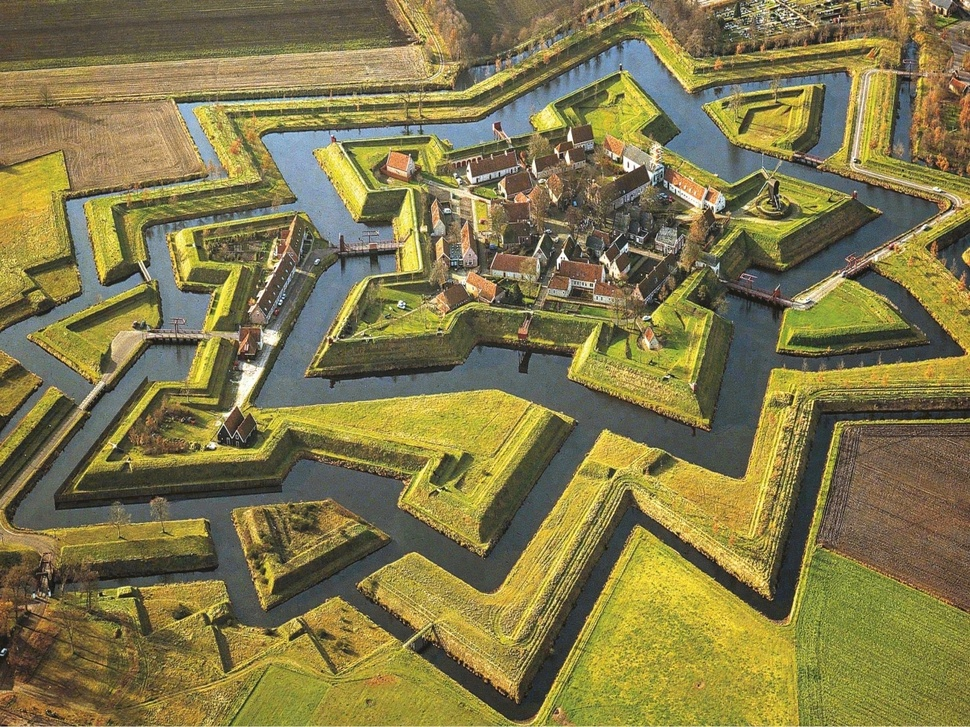
#> input picture DWT-DCT-SVD/vk.jpg, 970 x 727 px, shrunk from 1280 x 960 before the run, found by its file name
$ python split.py
#> lines starting #> are read from the running program, lines starting #| are printed output that depends on the picture
# source DISCRETE/bin/activate

from PIL import Image
import numpy as np

im = np.array(Image.open('img/vk.jpg'))
#> im is the input picture: shape (727, 970, 3); mean R, G, B 130.3, 121.3, 74.1

im_R = im.copy()
im_R[:, :, (1, 2)] = 0
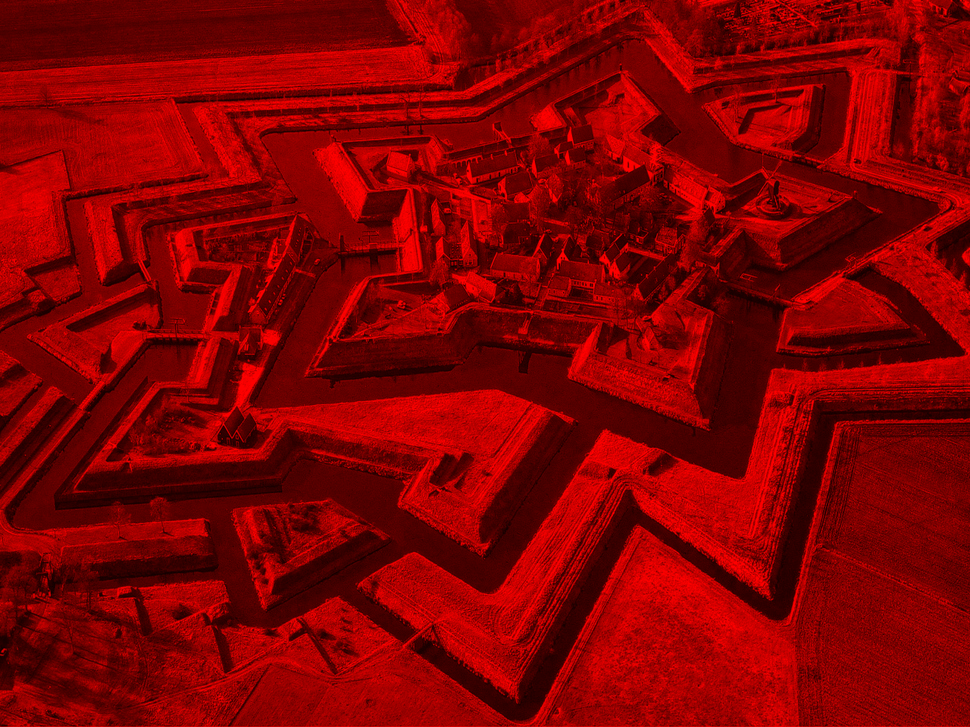
#> im_R: shape (727, 970, 3); mean R, G, B 130.3, 0, 0
im_G = im.copy()
im_G[:, :, (0, 2)] = 0
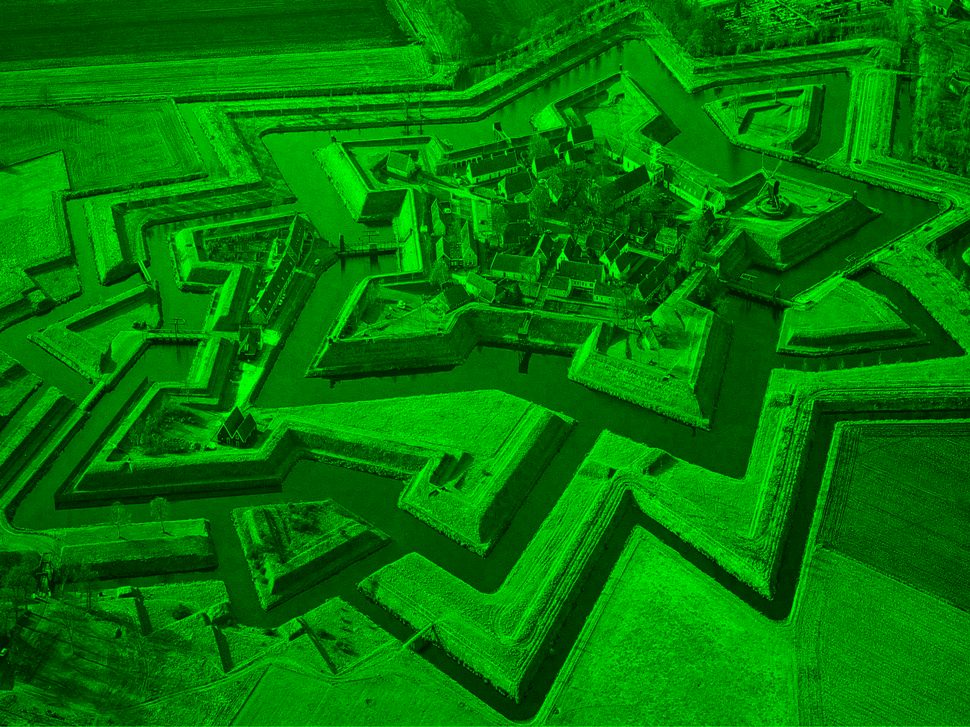
#> im_G: shape (727, 970, 3); mean R, G, B 0, 121.3, 0
im_B = im.copy()
im_B[:, :, (0, 1)] = 0
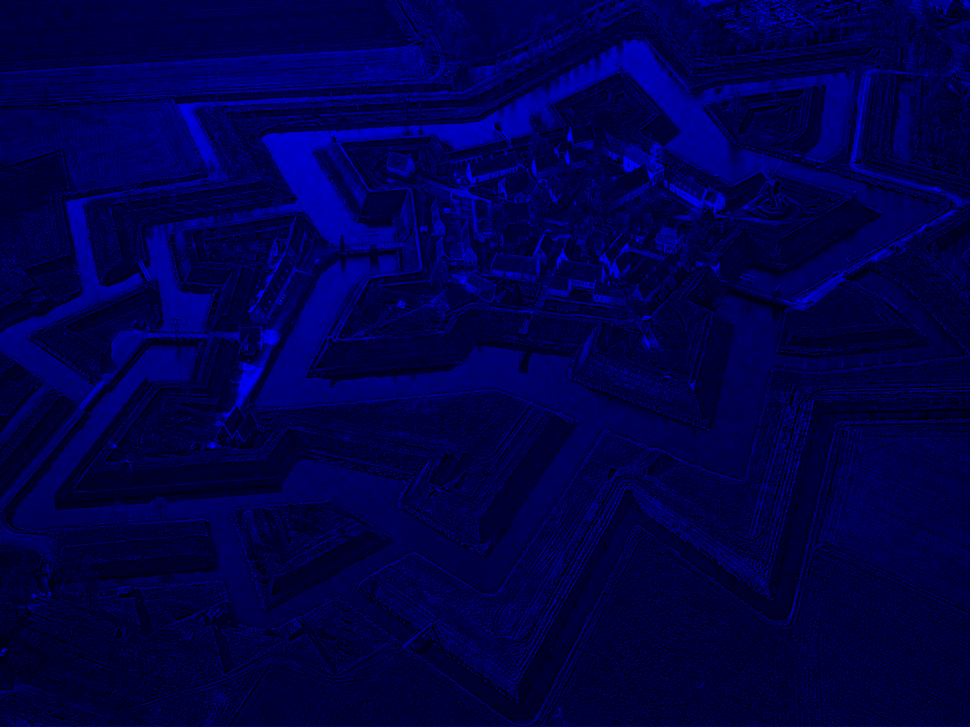
#> im_B: shape (727, 970, 3); mean R, G, B 0, 0, 74.1

im_RGB = np.concatenate((im_R, im_G, im_B), axis=1)
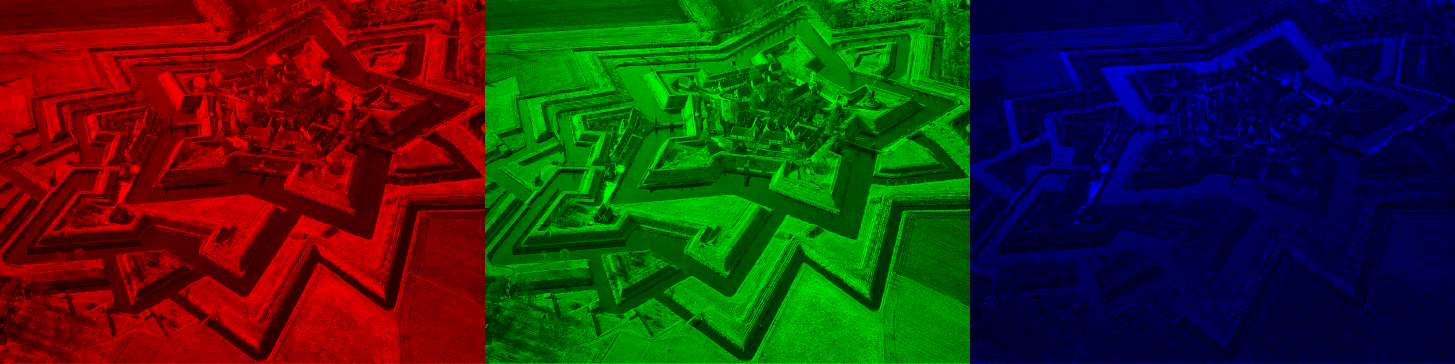
#> im_RGB: shape (727, 2910, 3) (shown at 1/2 size); mean R, G, B 43.4, 40.4, 24.7
# im_RGB = np.hstack((im_R, im_G, im_B))
# im_RGB = np.c_['1', im_R, im_G, im_B]

pil_img = Image.fromarray(im_RGB)
pil_img.save('img/vk_split_color.jpg')
